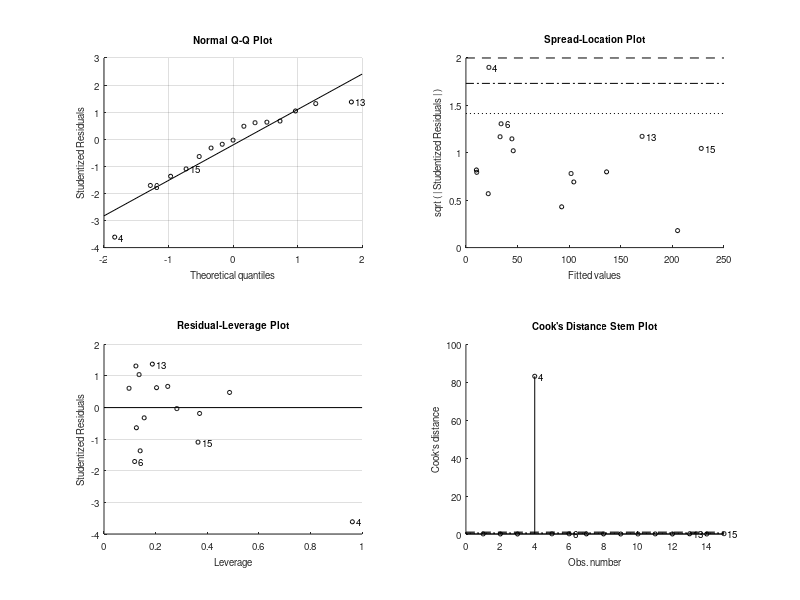

Here is the MATLAB script that generated this plot: (Note: this script raises an error after producing the figure.)
% Data points: (voltage, current, overshoot)
clc, clear, close all

Csn = 1

if Csn
    data = [
        10, 0, 10.8;
        10, 0.75, 11.1;
        20, 0, 21.3;
        20, 2*0.75, 21.5;
        30, 0, 31.7;
        30, 3*0.75, 32.3;
        40, 0, 45.9;
        40, 4*0.75, 46.9;
        80, 5.5, 92.6;
        90, 0, 102.5;
        90, 6.2, 104.9;
        120, 0, 135.6;
        150, 0, 172;
        180, 0, 205;
        200, 0, 227;
    ];
else
    data = [
        10, 0, 15;    % 5V overshoot (15Vp) @ 10V 0A
        20, 0, 30;    % 10V overshoot (30Vp) @ 20V 0A
        10, 0.75, 20; % 10V overshoot (20Vp) @ 10V 750mA
        % Add more data points here if needed
    ];

end
% Extracting matrix X and vector Y
X = [data(:,1), data(:,2), ones(size(data,1),1)];
Y = data(:,3);

% Fit a linear model
mdl = fitlm(X, Y, 'linear');

% Display the linear model
disp('Linear Model:');
disp(mdl);

% Extract coefficients
a = mdl.Coefficients.Estimate(2);
b = mdl.Coefficients.Estimate(3);
c = mdl.Coefficients.Estimate(1);

% Display coefficients
disp('Coefficients:');
disp(['a = ', num2str(a)]);
disp(['b = ', num2str(b)]);
disp(['c = ', num2str(c)]);

% Test the linear model with provided data points
for i = 1:size(data,1)
    voltage = data(i,1);
    current = data(i,2);
    overshoot = data(i,3);
    predicted_overshoot = a*voltage + b*current + c;
    
    disp(['Actual Overshoot: ', num2str(overshoot), 'Vp | Predicted Overshoot: ', num2str(predicted_overshoot), 'Vp']);
end


voltage = 600;
current = 80;
predicted_overshoot = a*voltage + b*current + c;

disp(['Predicted Overshoot at 600V 80A: ', num2str(predicted_overshoot), 'Vp']);

% Create a grid for 3D plot
[x1_grid, x2_grid] = meshgrid(0:50:600, 0:5:80);
y_grid = a*x1_grid + b*x2_grid + c;

% 3D plot with colored plane representing linear model
figure;
scatter3(data(:,1), data(:,2), data(:,3), 'filled', 'MarkerFaceColor', 'b');
hold on;
surf(x1_grid, x2_grid, y_grid, 'FaceAlpha', 0.5);
xlabel('Voltage (V)');
ylabel('Current (A)');
zlabel('Overshoot (Vp)');
title('Linear Model and Data Points');
colorbar;
view(3);
hold off;
